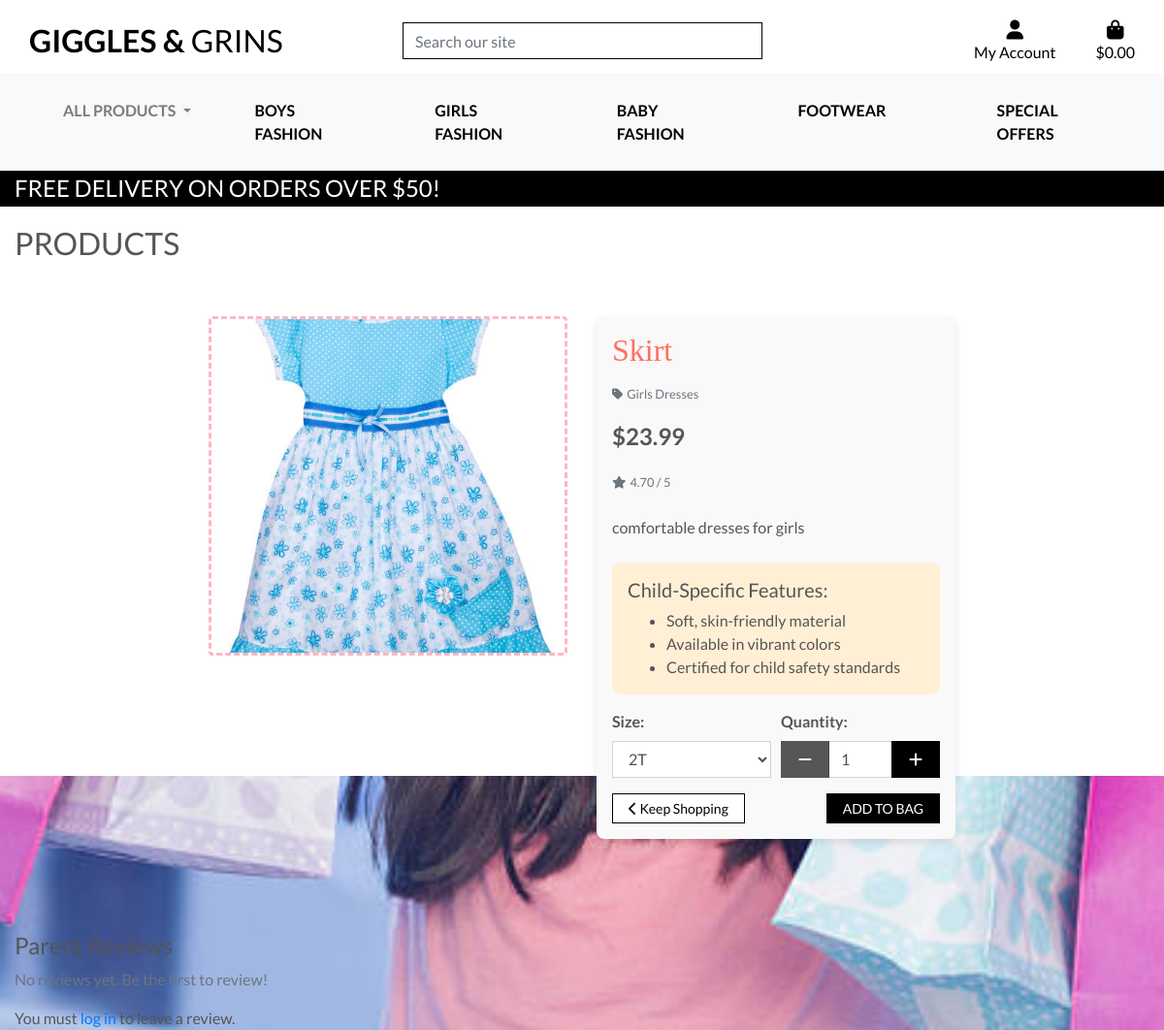
/products/96/, run on the app's committed database.
### products/models.py (models this page shows, shortened)
class Product(models.Model):
    category = models.ForeignKey('Category', null=True, blank=True, on_delete=models.SET_NULL)
    subcategory = models.ForeignKey('Subcategory', null=True, blank=True, on_delete=models.SET_NULL, related_name="products")
    sku = models.CharField(max_length=254, null=True, blank=True)
    name = models.CharField(max_length=254)
    description = models.TextField()
    has_sizes = models.BooleanField(default=False, null=True, blank=True)
    price = models.DecimalField(max_digits=6, decimal_places=2)
    rating = models.DecimalField(max_digits=6, decimal_places=2, null=True, blank=True)
    image_url = models.URLField(max_length=1024, null=True, blank=True)
    image = models.ImageField(upload_to='product_images/', blank=True, null=True)
    has_sizes = models.BooleanField(default=True)

class Category(models.Model):
    name = models.CharField(max_length=254)
    friendly_name = models.CharField(max_length=254, null=True, blank=True)
    description = models.TextField(null=True, blank=True)
    class Meta:
        verbose_name_plural = 'Categories'

### products/views.py (the view, shortened to what this page needs)
# urls.py: path('<int:product_id>/', views.product_detail, name='product_detail'),
def product_detail(request, product_id):
    product = get_object_or_404(Product, pk=product_id)
    reviews = product.reviews.all()
    form = ReviewForm()
    context = {
        'product': product,
        'current_categories': Category.objects.all(),
        'reviews': reviews,
        'form': form,
    }
    return render(request, 'products/product_detail.html', context)

### products/forms.py
class ReviewForm(forms.ModelForm):
    class Meta:
        model = Review
        fields = ['comment', 'rating']
        widgets = {
            'comment': forms.Textarea(attrs={'class': 'form-control', 'rows': 4}),
            'rating': forms.NumberInput(attrs={'class': 'form-control', 'min': 1, 'max': 5}),
        }

### bag/contexts.py (called while the page is built, shortened)
def bag_contents(request):
    bag_items = []
    total = 0
    product_count = 0
    bag = request.session.get('bag', {})
    if total < settings.FREE_DELIVERY_THRESHOLD:
        delivery = total * Decimal(settings.STANDARD_DELIVERY_PERCENTAGE / 100)
        free_delivery_delta = settings.FREE_DELIVERY_THRESHOLD - total
    else:
        delivery = 0
        free_delivery_delta = 0
    grand_total = delivery + total
    context = {
        'bag_items': bag_items,
        'total': total,
        'product_count': product_count,
        'delivery': delivery,
        'free_delivery_delta': free_delivery_delta,
        'free_delivery_threshold': settings.FREE_DELIVERY_THRESHOLD,
        'grand_total': grand_total,
    }
    return context

### products/context_processors.py (called while the page is built)
def categories_with_subcategories(request):
    categories = Category.objects.prefetch_related("subcategories").all()
    return {"categories_with_subcategories": categories}

### products/templates/products/product_detail.html (shortened to what this page needs)
{% extends "base.html" %}
{% load static %}
{% block page_header %}
    <div class="container header-container">
    </div>
{% endblock %}
{% block content %}
    <div class="overlay"></div>
    <div class="container-fluid mt-5">
        <h2 class="logo-font">Products</h2>
        <div class="row">
            <div class="col-12 col-md-6 col-lg-4 offset-lg-2">
                <div class="image-container my-5">
                    {% if product.image %}
                        <a href="{{ product.image.url }}" target="_blank">
                            <img class="card-img-top img-fluid rounded" src="{{ product.image.url }}" alt="{{ product.name }}" style="border: 3px dashed #ffb6c1;">
                        </a>
                    {% else %}
                        <a href="#">
                            <img class="card-img-top img-fluid" src="{{ MEDIA_URL }}noimage.png" alt="{{ product.name }}">
                        </a>
                    {% endif %}
                </div>
            </div>
            <div class="col-12 col-md-6 col-lg-4">
                <div class="product-details-container mb-5 mt-md-5 p-3" style="background-color: #f9f9f9; border-radius: 8px; box-shadow: 0 4px 8px rgba(0, 0, 0, 0.1);">
                    <h2 class="mb-3" style="font-family: 'Comic Sans MS', cursive; color: #ff6f61;">{{ product.name }}</h2>
                    {% if product.category %}
                    <p class="small mt-1 mb-3">
                        <a class="text-muted" href="{% url 'products' %}?category={{ product.category.name }}">
                            <i class="fas fa-tag mr-1"></i>{{ product.category.friendly_name }}
                        </a>
                    </p>
                    {% endif %}
                    <p class="lead mb-3 text-left font-weight-bold" style="font-size: 1.5rem;">${{ product.price }}</p>
                    {% if product.rating %}
                        <small class="text-muted"><i class="fas fa-star mr-1"></i>{{ product.rating }} / 5</small>
                    {% else %}
                        <small class="text-muted">No Rating</small>
                    {% endif %}
                    <p class="mt-4">{{ product.description }}</p>
                    <div class="child-features mt-4 p-3" style="background-color: #ffefd5; border-radius: 10px;">
                        <h5>Child-Specific Features:</h5>
                        <ul class="mb-0">
                            <li>Soft, skin-friendly material</li>
                            <li>Available in vibrant colors</li>
                            <li>Certified for child safety standards</li>
                        </ul>
                    </div>
                    <form class="form" action="{% url 'add_to_bag' product.id %}" method="POST">
                        {% with product.has_sizes as s %}
                        <div class="form-row align-items-center mt-3">
                           {% if s %}
                               <div class="col-6">
                                   <label for="id_product_size"><strong>Size:</strong></label>
                                   <select class="form-control rounded-0" name="product_size" id="id_product_size">
                                      <option value="2t">2T</option>
                                  </select>
                             </div>
                        {% endif %}
                        <div class="{% if s %}col-6{% else %}col-12{% endif %}">
                            <label for="id_qty_{{ product.id }}"><strong>Quantity:</strong></label>
                            <div class="input-group">
                                <div class="input-group-prepend">
                                    <button class="decrement-qty btn btn-black rounded-0"
                                        data-item_id="{{ product.id }}" id="decrement-qty_{{ product.id }}">
                                        <span class="icon">
                                            <i class="fas fa-minus"></i>
                                        </span>
                                    </button>
                                </div>
                                <input class="form-control qty_input" type="number"
                                    name="quantity" value="1" min="1" max="99"
                                    data-item_id="{{ product.id }}"
                                    id="id_qty_{{ product.id }}">
                                <div class="input-group-append">
                                    <button class="increment-qty btn btn-black rounded-0"
                                        data-item_id="{{ product.id }}" id="increment-qty_{{ product.id }}">
                                        <span class="icon">
                                            <i class="fas fa-plus"></i>
                                        </span>
                                    </button>
                                </div>
                            </div>
                        </div>
                    </div>
                    {% endwith %}
                        <div class="form-row align-items-center mt-3">
                            <div class="col-6 d-flex align-items-center">
                                <a href="{% url 'products' %}" class="btn btn-outline-black btn-sm rounded-0 py-1 px-3">
                                    <i class="fas fa-chevron-left"></i> Keep Shopping
                                </a>
                            </div>
                            <div class="col-6 d-flex justify-content-end">
                                <input type="submit" class="btn btn-black btn-sm rounded-0 text-uppercase py-1 px-3" value="Add to Bag">
                            </div>
                        </div>
                    </form>
                </div>
            </div>
        </div>
        <div class="reviews mt-5">
            <h4>Parent Reviews</h4>
            {% if reviews %}
                {% for review in reviews %}
                    <div class="review mb-4">
                        <p><strong>{{ review.user.username }}</strong> ({{ review.created_at|date:"F j, Y" }})</p>
                        <p>{{ review.comment }}</p>
                        {% if review.rating %}
                            <p>Rating: {{ review.rating }} / 5</p>
                        {% endif %}
                        <hr>
                    </div>
                {% endfor %}
            {% else %}
                <p class="text-muted">No reviews yet. Be the first to review!</p>
            {% endif %}
        </div>
        {% if user.is_authenticated %}
            <div class="submit-review mt-5">
                <h5>Leave a Review</h5>
                <form method="POST">
                    {% csrf_token %}
                    {{ form.as_p }}
                    <button type="submit" class="btn btn-black">Submit Review</button>
                </form>
            </div>
        {% else %}
            <p class="mt-3">You must <a href="{% url 'login' %}">log in</a> to leave a review.</p>
        {% endif %}
    </div>
{% endblock %}

### static/css/base.css (style rules this page uses)
html { height: 100%; margin: 0; padding: 0; }
body { background: url('/media/bckground_img.jpg') no-repeat center center fixed; background-size: cover; background-color: #ADD8E6; color: #555; font-family: 'Lato'; height: 100vh; }
.container { margin-top: 20px; }
.icon { align-items: center; display: inline-flex; justify-content: center; height: 1.5rem; width: 1.5rem; }
.logo-font { text-transform: uppercase; text-align: left; }
h2.logo-font { margin-top:1.5rem ; }
.btn-black { background: black; color: white; }
.btn-outline-black { background: white; color: black !important; border: 1px solid black; }
.card-img-top { height: 350px; object-fit: cover; width: 100%; }
.overlay { height: 100%; width: 100%; top: 0; left: 0; position: fixed; background: white; z-index: -1; height: 100vh; width: 100vw; }
@media (min-width: 1200px) { .container { max-width: 80%; } }
@media (min-width: 992px) { .header-container { padding-top: 164px; } }

### data on the page
Product: image (picture), name "Skirt", category.friendly_name "Girls Dresses", price "23.99", rating "4.70", description "comfortable dresses for girls"

### other printed values
{{ free_delivery_threshold }} "50"
